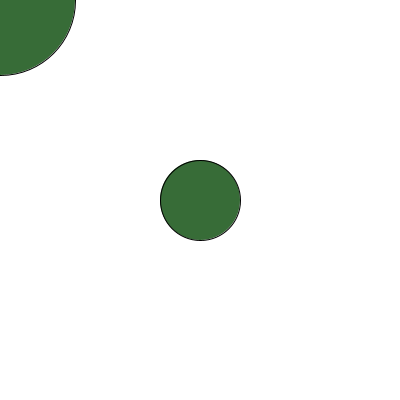
Frame 1 (no input)
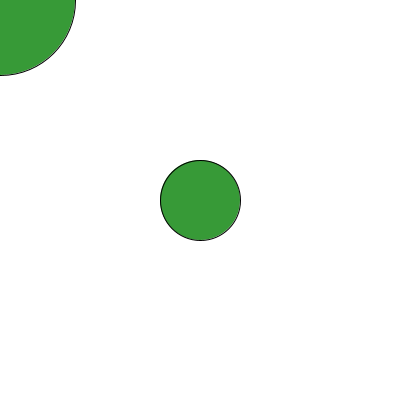
Frame 60 (the mouse pressed at the canvas centre just before this capture)
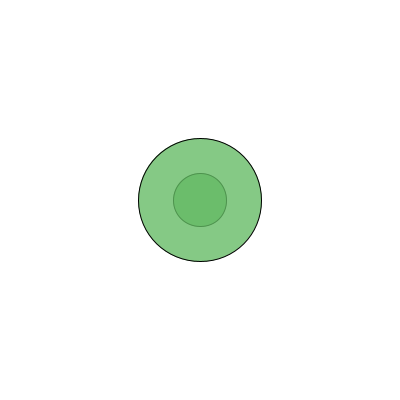
Frame 120 (the mouse held since frame 60 and released just before this capture)

The Processing sketch that drew these frames (run headless with seeded random() and noise(); from frame 60 on, the mouse is pressed at the canvas centre):

// Processing sketch: paichiara_LATE_1688_344066_part_1
// ── paichiara_LATE_1688_344066_part_1.pde
// Quiz Part 1: Moving Color Display
// Fill in the missing code to complete this interactive sketch

// Declare color component variables
float r;  // Red value 
float g;  // Green value
float b;  // Blue value
float circleSize;

void setup() {
  // Set the canvas size to 400x400
  size(400, 400); // 1/1
  
  // Initialize variables with random values between 0-255
  r = random(255);
  g = random(255);
  b = random(255);
  circleSize = 100;
  // 1/1
}

void draw() {
  // Set the background
  background(255);
  
  // Update color values based on mouse position
  r = mouseX/2;  // As mouse moves right, red increases
  b = mouseY/2;  // As mouse moves down, blue increases
  g = g + 1;     // Green constantly increases
  // 1/1
  
  // Fill in the blank below to explain the purpose/function of this line
  g = g % 255;
  // EXPLANATION: Once g become over 255, it will just appear as white, so this code makes it so that every time it hits 255 it resets to 0 again
  // 1/1
  
  // Set fill color using our variables
  fill(r, g, b, 200);
  // 1/1
  
  // Draw circles of different sizes (use circleSize variable).
  // One circle should be at center of canvas, the other following the mouse.
  circle(200, 200, circleSize-20);
  circle(mouseX, mouseY, circleSize+50);
  // 2.5/2 should use width and height variables to center circle
  
  // Print current color values on separate lines
  println("Red: " + r);
  println("Green: " + g);
  println("Blue: " + b);
  // 2/2
}

void mousePressed() {
  // When mouse is pressed, give circleSize a random value 
  // between 50 and 150
  circleSize = random(50, 150);
  // 1/1
}

// TOTAL: 9.5/10
